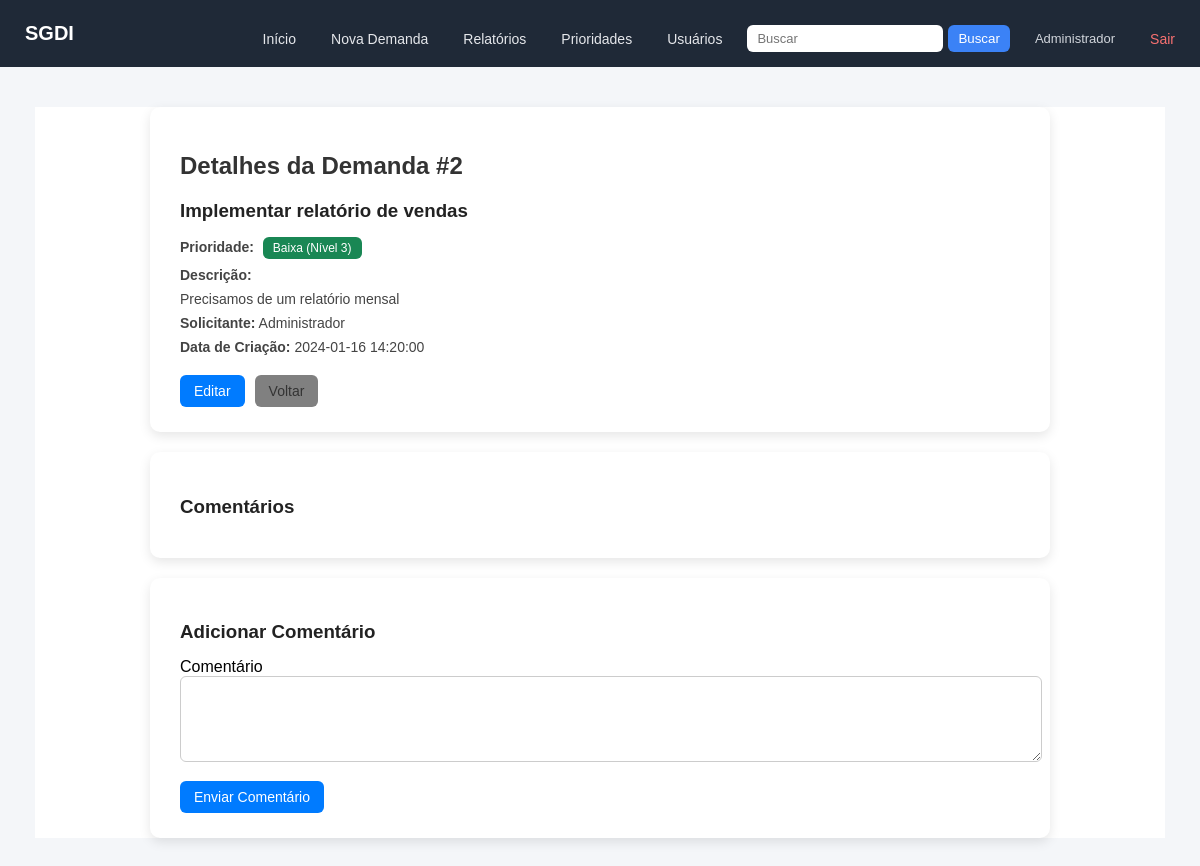
The app's page /detalhes/2 (signed in) with its own data.
### tables this page shows
CREATE TABLE demandas (
    id INTEGER PRIMARY KEY AUTOINCREMENT,
    titulo TEXT NOT NULL,
    descricao TEXT,
    solicitante TEXT,
    data_criacao TEXT NOT NULL,
    prioridade_id INTEGER NOT NULL, usuario_id INTEGER REFERENCES usuarios(id),
    FOREIGN KEY (prioridade_id) REFERENCES prioridades(id)
);

CREATE TABLE prioridades (
    id INTEGER PRIMARY KEY AUTOINCREMENT,
    nome TEXT NOT NULL UNIQUE,
    cor TEXT NOT NULL,
    nivel INTEGER NOT NULL UNIQUE,
    data_criacao TEXT NOT NULL
);

### app.py (the view)
@app.route('/detalhes/<int:id>')
@login_required
def detalhes(id):
    conn = get_db()
    demanda = conn.execute(
        '''
        SELECT d.*, p.nome AS prioridade_nome, p.cor AS prioridade_cor, p.nivel AS prioridade_nivel
        FROM demandas d
        JOIN prioridades p ON p.id = d.prioridade_id
        WHERE d.id = ?
        ''',
        (id,),
    ).fetchone()
    if not demanda:
        conn.close()
        flash('Demanda não encontrada.')
        return redirect(url_for('index'))
    is_admin = session.get('usuario_tipo') == 'admin'
    if not is_admin and demanda['usuario_id'] != session.get('usuario_id'):
        conn.close()
        flash('Sem permissão para ver esta demanda.')
        return redirect(url_for('index'))
    comentarios = conn.execute(
        'SELECT * FROM comentarios WHERE demanda_id = ? ORDER BY data DESC',
        (id,),
    ).fetchall()
    conn.close()
    return render_template('detalhes.html', demanda=demanda, comentarios=comentarios, is_admin=is_admin)

### app.py (called while the page is built)
def get_db():
    conn = sqlite3.connect(DATABASE)
    conn.row_factory = sqlite3.Row
    conn.create_function("UNACCENT", 1, lambda x: unidecode(x) if x else "")
    return conn

def login_required(f):
    @wraps(f)
    def decorated(*args, **kwargs):
        if 'usuario_id' not in session:
            flash('Faça login para continuar.')
            return redirect(url_for('login'))
        return f(*args, **kwargs)
    return decorated

### templates/detalhes.html (shortened to what this page needs)
{% extends "base.html" %}
{% block content %}
<div class="demanda-form-wrapper">
    <div class="demanda-card">
        <h2>Detalhes da Demanda #{{ demanda['id'] }}</h2>
        <h3>{{ demanda['titulo'] }}</h3>
        <div class="demanda-info">
            <p>
                <strong>Prioridade:</strong>
                <span class="prioridade-tag"
                      data-priority-color="{{ demanda['prioridade_cor'] }}">
                    {{ demanda['prioridade_nome'] }} (Nível {{ demanda['prioridade_nivel'] }})
                </span>
            </p>
            <p><strong>Descrição:</strong></p>
            <p>{{ demanda['descricao'] }}</p>
            <p><strong>Solicitante:</strong> {{ demanda['solicitante'] }}</p>
            <p><strong>Data de Criação:</strong> {{ demanda['data_criacao'] }}</p>
        </div>
        <div class="demanda-actions">
            {% if is_admin or demanda['usuario_id'] == session.get('usuario_id') %}
            <a href="/editar/{{ demanda['id'] }}">
                <button class="demanda-btn demanda-btn-primary">Editar</button>
            </a>
            {% endif %}
            <a href="/">
                <button type="button" class="demanda-btn demanda-btn-secondary">Voltar</button>
            </a>
        </div>
    </div>
    <div class="demanda-card">
        <h3>Comentários</h3>
    </div>
    <div class="demanda-card">
        <h3>Adicionar Comentário</h3>
        <form method="POST" action="/adicionar_comentario/{{ demanda['id'] }}">
            <div class="demanda-form-group">
                <label>Comentário</label>
                <textarea name="comentario" rows="4" required></textarea>
            </div>
            <button type="submit" class="demanda-btn demanda-btn-primary">
                Enviar Comentário
            </button>
        </form>
    </div>
</div>
{% endblock %}

### templates/base.html (shortened to what this page needs)
<!DOCTYPE html>
<html>
<head>
    <link rel="stylesheet" href="{{ url_for('static', filename='style.css') }}">
</head>
<body>
    <div class="header">
        <h1>SGDI</h1>
        <div class="menu">
            <a href="/">Início</a>
            <a href="/nova_demanda">Nova Demanda</a>
            {% if session.get('usuario_tipo') == 'admin' %}
            <a href="/relatorios">Relatórios</a>
            <a href="/prioridades">Prioridades</a>
            <a href="/usuarios">Usuários</a>
            {% endif %}
            <form action="/buscar" method="GET">
                <input type="text" name="q" placeholder="Buscar">
                <button type="submit">Buscar</button>
            </form>
            <span class="usuario-info">{{ session.get('usuario_nome', '') }}</span>
            <a href="/logout" class="menu-logout">Sair</a>
        </div>
    </div>
    <div class="container">
        {% block content %}{% endblock %}
    </div>
</body>
</html>

### static/style.css (style rules this page uses)
body { font-family: Arial, sans-serif; background-color: #f5f5f5; padding: 0; margin: 0; min-height: 100vh; padding-bottom: 70px; box-sizing: border-box; }
.header { background-color: #333; color: white; padding: 20px; }
.header h1 { margin: 0; display: inline-block; }
.menu { float: right; margin-top: 10px; }
.menu a { color: white; text-decoration: none; margin-left: 20px; }
.container { max-width: 1200px; margin: 20px auto 40px auto; background: white; padding: 30px; }
button { background-color: #4CAF50; color: white; padding: 10px 20px; border: none; cursor: pointer; }
button[type="button"] { background-color: #808080; }
form div { margin-bottom: 10px; }
input[type="text"], textarea { padding: 8px; border: 1px solid #ddd; }
textarea { resize: vertical; }
.prioridade-tag { color: #fff; font-weight: bold; padding: 4px 10px; border-radius: 12px; display: inline-block; }
.usuario-info { color: #ccc; font-size: 13px; margin-left: 20px; }
.menu-logout { color: #ff9999; margin-left: 12px; }

### templates/base.html (style rules this page uses)
body { margin: 0; font-family: Arial, Helvetica, sans-serif; background-color: #f4f6f9; }
.header { background: #1f2937; color: white; padding: 15px 25px; display: flex; justify-content: space-between; align-items: center; }
.header h1 { margin: 0; font-size: 20px; font-weight: 600; }
.menu { display: flex; align-items: center; gap: 15px; flex-wrap: wrap; }
.menu a { color: #e5e7eb; text-decoration: none; font-size: 14px; transition: 0.2s; }
.menu-logout { color: #f87171 !important; font-weight: 500; }
.menu form { display: flex; align-items: center; gap: 5px; margin-left: 10px; }
.menu input[type="text"] { padding: 6px 10px; border-radius: 6px; border: none; font-size: 13px; }
.menu button { padding: 6px 10px; border-radius: 6px; border: none; background-color: #3b82f6; color: white; cursor: pointer; }
.usuario-info { font-size: 13px; color: #d1d5db; margin-left: 10px; }
.container { max-width: 1100px; margin: 30px auto; padding: 0 15px; }

### templates/detalhes.html (style rules this page uses)
.demanda-form-wrapper { max-width: 900px; margin: 40px auto; }
.demanda-card { background: #ffffff; padding: 25px 30px; border-radius: 10px; box-shadow: 0 4px 12px rgba(0,0,0,0.1); margin-bottom: 20px; }
.demanda-card h2 { margin-bottom: 20px; font-weight: 600; color: #333; }
.demanda-card h3 { margin-bottom: 15px; color: #222; }
.demanda-info p { margin: 8px 0; color: #444; font-size: 14px; }
.prioridade-tag { display: inline-block; padding: 4px 10px; border-radius: 6px; color: #fff; font-size: 12px; font-weight: 500; margin-left: 5px; }
.demanda-actions { margin-top: 20px; display: flex; gap: 10px; }
.demanda-btn { padding: 8px 14px; border-radius: 6px; border: none; cursor: pointer; font-weight: 500; font-size: 14px; }
.demanda-btn-primary { background-color: #007bff; color: white; }
.demanda-btn-secondary { background-color: #e0e0e0; color: #333; }
.demanda-form-group { margin-bottom: 15px; }
textarea { width: 100%; padding: 10px; border-radius: 6px; border: 1px solid #ccc; resize: vertical; font-size: 14px; }

### records on screen
demandas: get "Administrador", id "2", titulo "Implementar relatório de vendas", descricao "Precisamos de um relatório mensal", solicitante "Administrador", data_criacao "2024-01-16 14:20:00"
prioridades: prioridade_nome "Baixa", prioridade_nivel "3"
